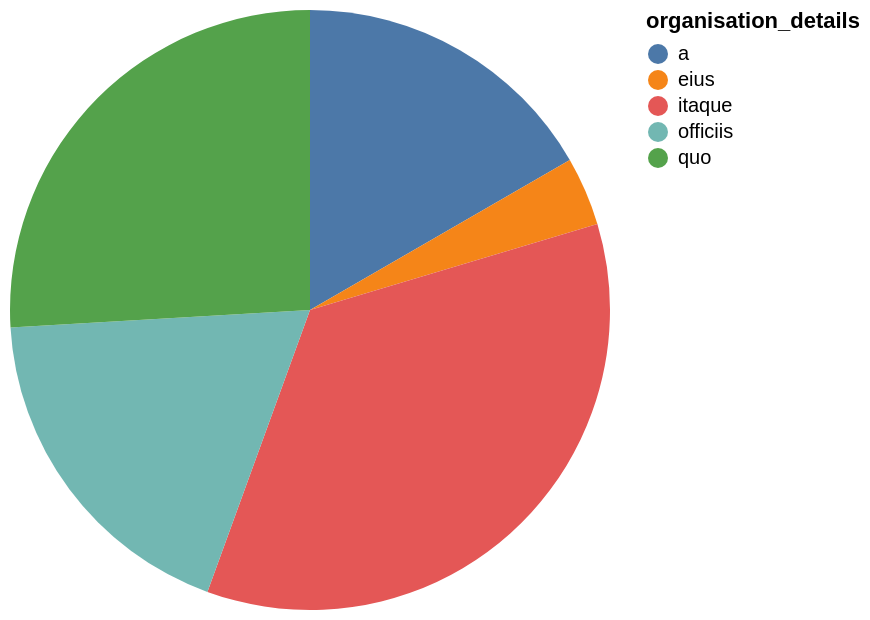

This figure's Vega-Lite source:
### Vega-Lite specification from a JSON file in a GitHub repository (floating-point values rounded to 4 significant figures)
{"data": {"values": [{"x_data": "a", "y_data": 9}, {"x_data": "eius", "y_data": 2}, {"x_data": "itaque", "y_data": 19}, {"x_data": "officiis", "y_data": 10}, {"x_data": "quo", "y_data": 14}]}, "mark": "arc", "encoding": {"theta": {"field": "y_data", "type": "quantitative", "title": "SUM(organisation_id)"}, "color": {"field": "x_data", "type": "nominal", "title": "organisation_details"}}}
